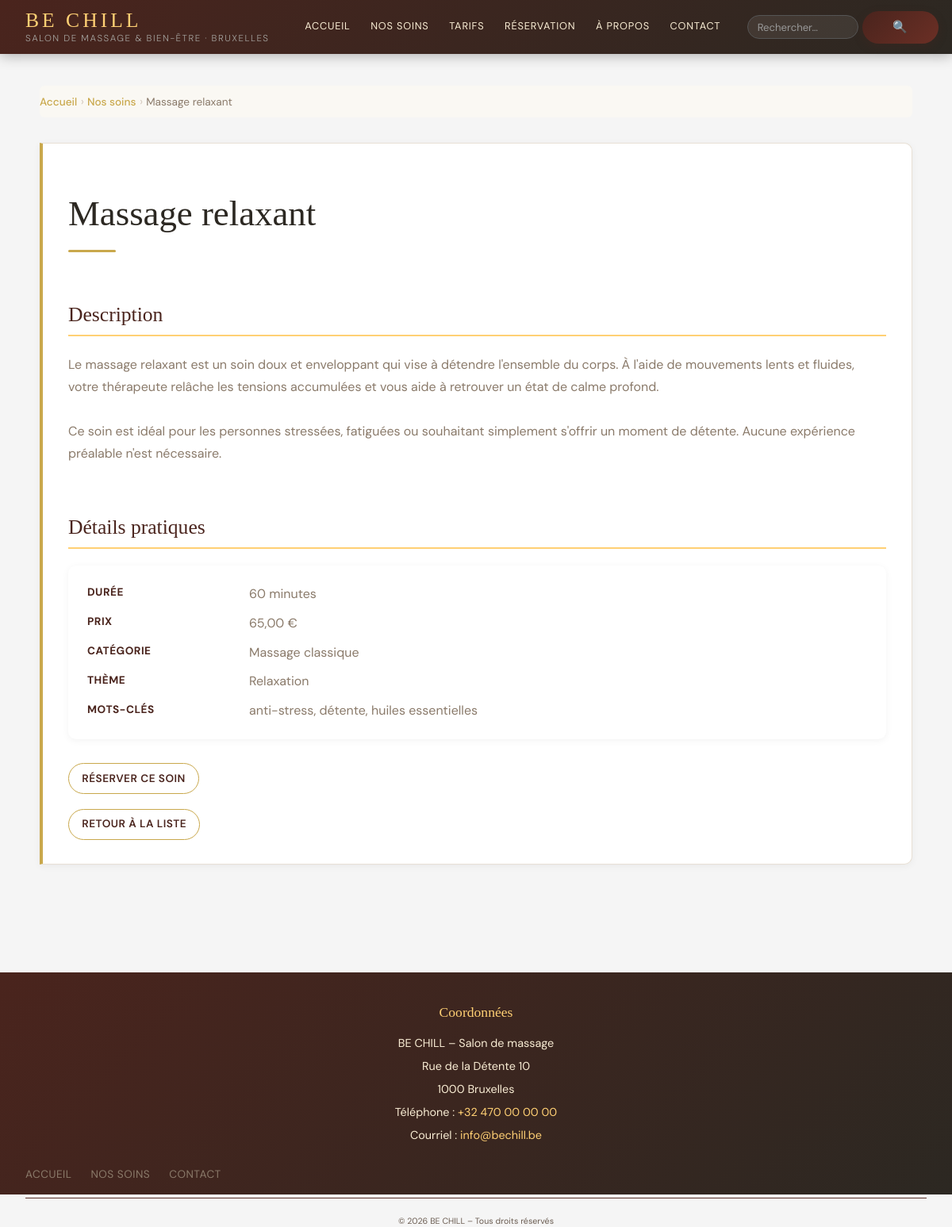
Screenshot of /soin-detail?slug=massage-relaxant with the database file from the repository.
### tables this page shows
CREATE TABLE item (
    id                 INT UNSIGNED AUTO_INCREMENT PRIMARY KEY,
    titre              VARCHAR(150) NOT NULL,
    slug               VARCHAR(160) NOT NULL UNIQUE,
    description_courte VARCHAR(255) NOT NULL,
    description        TEXT NOT NULL,
    image              VARCHAR(255) NULL,                  
    duree              SMALLINT UNSIGNED NOT NULL,
    prix               DECIMAL(6,2) NOT NULL,
    statut             ENUM('brouillon', 'publie', 'archive') NOT NULL DEFAULT 'brouillon',
    operator_id        INT UNSIGNED NULL,
    theme_id           INT UNSIGNED NOT NULL,
    category_id        INT UNSIGNED NOT NULL,
    date_creation      DATETIME NOT NULL DEFAULT CURRENT_TIMESTAMP,
    date_modification  DATETIME NOT NULL DEFAULT CURRENT_TIMESTAMP ON UPDATE CURRENT_TIMESTAMP,
    CONSTRAINT fk_item_operator FOREIGN KEY (operator_id) REFERENCES operator(id) ON DELETE SET NULL,
    CONSTRAINT fk_item_theme    FOREIGN KEY (theme_id)    REFERENCES theme(id),
    CONSTRAINT fk_item_category FOREIGN KEY (category_id) REFERENCES category(id)
);

CREATE TABLE category (
    id  INT UNSIGNED AUTO_INCREMENT PRIMARY KEY,
    nom VARCHAR(100) NOT NULL UNIQUE
);

CREATE TABLE theme (
    id  INT UNSIGNED AUTO_INCREMENT PRIMARY KEY,
    nom VARCHAR(100) NOT NULL UNIQUE
);

### core/html.php (called while the page is built, shortened)
<?php
function render(string $viewPath, array $data = []): string
{
    extract($data);
    require $viewPath;
    return ob_get_clean();
}

### core/router.php (called while the page is built, shortened)
<?php
function run(string $route, string $base, PDO $pdo): string
{
    $file = $base . '/controllers/' . $route . '.php';
    require $file;
    return ob_get_clean();
}

### index.php (called while the page is built, shortened)
<?php
require 'core/router.php';
require 'core/html.php';
require 'core/query.php';
require 'config/database.php';
$base = __DIR__ . '/app';
$segments = http_in($_SERVER['REQUEST_URI']);
$route = route($segments);
if ($_SERVER['REQUEST_METHOD'] === 'POST' && !csrf_check()) {
    http_response_code(403);
    $main = '<main><h1>Formulaire expiré</h1><p>Veuillez recharger la page et renvoyer le formulaire.</p></main>';
} else {
    $main = run($route, $base, $pdo);
}

### core/query.php (called while the page is built, shortened)
<?php
function query_all(PDO $pdo, string $sql, array $params = []): array
{
    $stmt = $pdo->prepare($sql);
    $stmt->execute($params);
    return $stmt->fetchAll();
}
function query_one(PDO $pdo, string $sql, array $params = []): array|false
{
    $stmt = $pdo->prepare($sql);
    $stmt->execute($params);
    return $stmt->fetch();
}

### app/models/item.php (called while the page is built, shortened)
<?php
function item_get_by_slug(PDO $pdo, string $slug): array|false
{
    return query_one($pdo, "
        SELECT item.*, category.nom AS categorie, theme.nom AS theme
        FROM item
        JOIN category ON item.category_id = category.id
        JOIN theme ON item.theme_id = theme.id
        WHERE item.slug = :slug AND item.statut = 'publie'
    ", ['slug' => $slug]);
}
function item_get_tags(PDO $pdo, int $item_id): array
{
    return array_column(query_all($pdo, "
        SELECT tag.nom FROM tag
        JOIN item_tag ON tag.id = item_tag.tag_id
        WHERE item_tag.item_id = :id
        ORDER BY tag.nom
    ", ['id' => $item_id]), 'nom');
}

### app/views/soin-detail.php (the view, shortened to what this page needs)
<main>
    <nav aria-label="Fil d'Ariane">
        <ol>
            <li><a href="/">Accueil</a></li>
            <li><a href="/soins">Nos soins</a></li>
            <li aria-current="page"><?= htmlspecialchars($soin['titre']) ?></li>
        </ol>
    </nav>
    <article>
        <h1><?= htmlspecialchars($soin['titre']) ?></h1>
        <section aria-labelledby="description-soin">
            <h2 id="description-soin">Description</h2>
            <p><?= nl2br(htmlspecialchars($soin['description'])) ?></p>
        </section>
        <section aria-labelledby="details-pratiques">
            <h2 id="details-pratiques">Détails pratiques</h2>
            <dl>
                <dt>Durée</dt>
                <dd><?= (int)$soin['duree'] ?> minutes</dd>
                <dt>Prix</dt>
                <dd><?= number_format((float)$soin['prix'], 2, ',', ' ') ?> €</dd>
                <dt>Catégorie</dt>
                <dd><?= htmlspecialchars($soin['categorie']) ?></dd>
                <dt>Thème</dt>
                <dd><?= htmlspecialchars($soin['theme']) ?></dd>
                <?php if (!empty($tags)): ?>
                    <dt>Mots-clés</dt>
                    <dd><?= htmlspecialchars(implode(', ', $tags)) ?></dd>
                <?php endif; ?>
            </dl>
        </section>
        <p><a href="/reservation?soin=<?= (int)$soin['id'] ?>">Réserver ce soin</a></p>
        <p><a href="/soins">Retour à la liste</a></p>
    </article>
</main>

### style.css (style rules this page uses)
:root { --color-dark: #2C2822; --color-dark-alt: #2d2d2d; --color-brown: #4A241D; --color-brown-dark: #4a231b; --color-cream: #FAF8F3; --color-cream-light: #f9edd4; --color-cream-bg: #f5f5f5; --color-beige: #E8D5A3; --color-sand: #e6e1db; --color-gold: #C9A84C; --color-gold-light: #FFD074; --color-gold-pale: #e0b96a; --color-text-muted: #8A7A6A; --color-text-light: #a5a39f; --color-white: #fff; --font-serif: 'Playfair Display', serif; --font-sans: 'DM Sans', sans-serif; --transition-fast: 0.2s ease; --transition-base: 0.3s ease; }
html { scroll-behavior: smooth; }
body { margin: 0; font-family: var(--font-sans); background: var(--color-cream-bg); }
nav[aria-label="Fil d'Ariane"] { background: var(--color-cream); padding: 0.6em 0; border-radius: 6px; margin-bottom: 2em; }
nav[aria-label="Fil d'Ariane"] ol { list-style: none; padding: 0; margin: 0; display: flex; align-items: center; gap: 0.3em; font-family: var(--font-sans); font-size: 0.85rem; color: var(--color-text-muted); }
nav[aria-label="Fil d'Ariane"] ol li::after { content: '›'; margin-left: 0.3em; color: #d4c9be; font-size: 1.1em; }
nav[aria-label="Fil d'Ariane"] ol li:last-child::after { content: ''; }
nav[aria-label="Fil d'Ariane"] a { color: var(--color-gold); text-decoration: none; font-weight: 500; }
main { max-width: 1100px; margin: 2.5em auto; padding: 0 2em 4em; }
main h1 { font-family: var(--font-serif); font-size: 2.8rem; font-weight: 400; color: var(--color-dark); margin-bottom: 0.2em; line-height: 1.2; }
main h1::after { content: ''; display: block; width: 60px; height: 3px; background: var(--color-gold); margin-top: 0.4em; border-radius: 2px; }
main h2 { font-family: var(--font-serif); font-size: 1.6rem; font-weight: 400; color: var(--color-brown); border-bottom: 2px solid var(--color-gold-light); padding-bottom: 0.4em; margin-top: 2.5em; }
article { background: var(--color-white); border: 1px solid #e8e0d5; border-left: 4px solid var(--color-gold); border-radius: 0 10px 10px 0; padding: 1.6em 2em; margin-bottom: 1.5em; box-shadow: 0 2px 10px rgba(0, 0, 0, 0.05); transition: transform var(--transition-fast), box-shadow var(--transition-fast); }
article p { color: var(--color-text-muted); font-family: var(--font-sans); line-height: 1.75; margin: 0.3em 0; }
article a { display: inline-block; margin-top: 1em; margin-right: 0.8em; color: var(--color-brown); font-family: var(--font-sans); font-size: 0.85rem; font-weight: 600; text-transform: uppercase; letter-spacing: 0.5px; text-decoration: none; border: 1.5px solid var(--color-gold); padding: 0.5em 1.2em; border-radius: 20px; transition: background var(--transition-fast), color var(--transition-fast), transform var(--transition-fast); }
dl { display: grid; grid-template-columns: 180px 1fr; gap: 0.8em 1.5em; font-family: var(--font-sans); background: var(--color-white); padding: 1.5em; border-radius: 10px; box-shadow: 0 2px 10px rgba(0, 0, 0, 0.05); }
dt { font-weight: 700; font-size: 0.85rem; text-transform: uppercase; letter-spacing: 0.5px; color: var(--color-brown); padding-top: 0.1em; }
dd { margin: 0; color: var(--color-text-muted); font-size: 1rem; line-height: 1.5; }

### rows the page displays
item: titre "Massage relaxant", description "Le massage relaxant est un soin doux et enveloppant qui vise à détendre l'ensemble du corps. À l'aide de mouvements lents et fluides, votre thérapeute relâche les tensions accumulées et vous aide à retrouver un état de calme profond. Ce soin est idéal pour les personnes stressées, fatiguées ou souhaitant simplement s'offrir un moment de détente. Aucune expérience préalable n'est nécessaire.", duree "60", prix "65,00", category.nom "Massage classique", theme.nom "Relaxation"

### other values shown
implode(', ', $tags) "anti-stress, détente, huiles essentielles"
